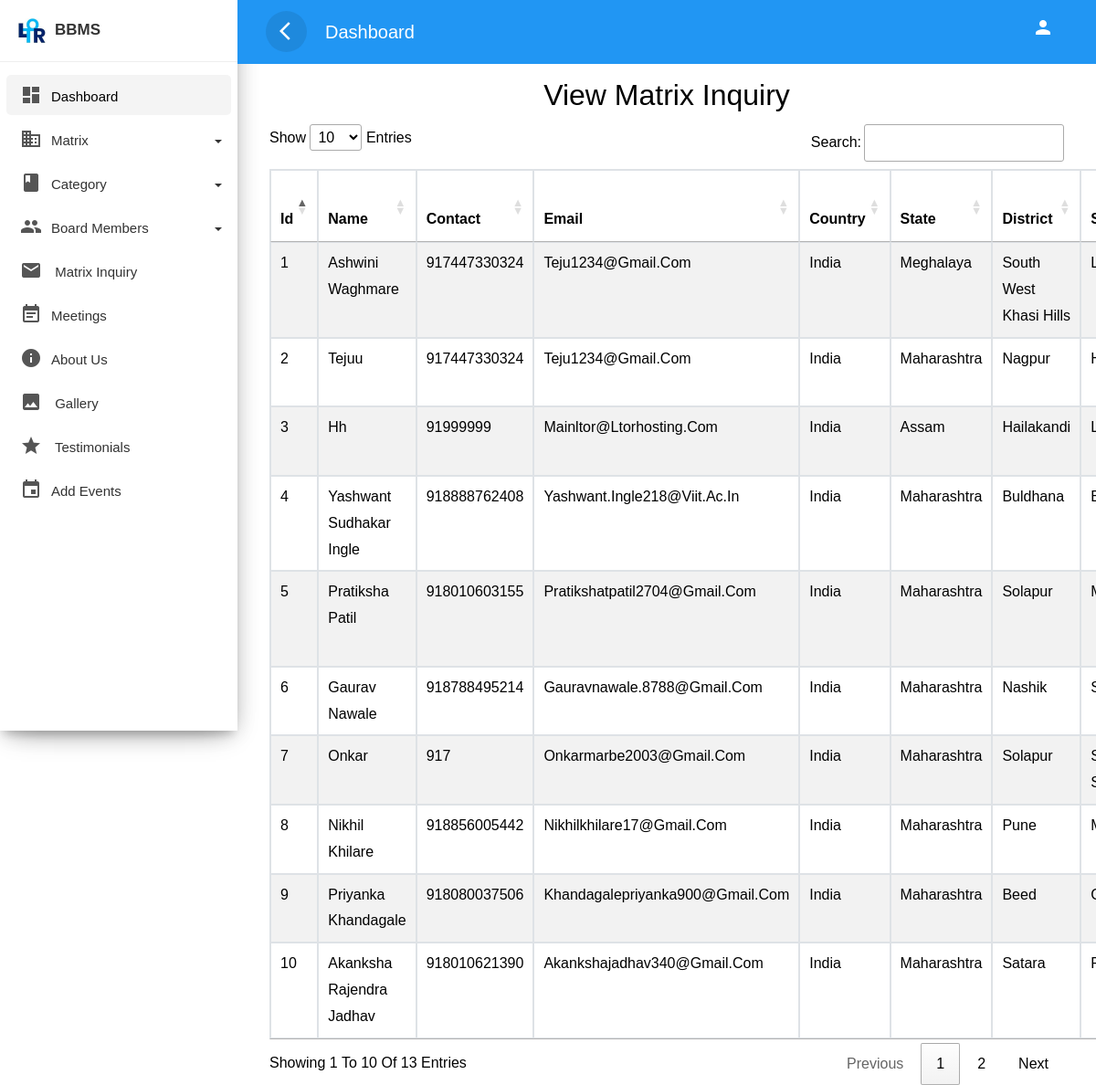
Screenshot of /ppsltor/admin/viewinquiry.php with the database file from the repository.
### tables this page shows
CREATE TABLE `inquiry` (
  `t_id` int(11) NOT NULL,
  `t_name` varchar(255) NOT NULL,
  `t_countrycode` varchar(5) NOT NULL,
  `t_contact` varchar(20) NOT NULL,
  `t_email` varchar(255) NOT NULL,
  `t_country` varchar(30) NOT NULL,
  `t_state` varchar(255) NOT NULL,
  `t_district` varchar(255) NOT NULL,
  `t_subdistrict` varchar(255) NOT NULL,
  `t_taluka` varchar(255) NOT NULL,
  `t_pincode` varchar(10) NOT NULL,
  `t_inquirysubject` varchar(255) NOT NULL,
  `timestamp_column` timestamp NOT NULL DEFAULT current_timestamp()
);

### ppsltor/admin/viewinquiry.php (the view, shortened to what this page needs)
<!doctype html>
<html lang="en">
  <head>
        <link rel="stylesheet" href="css/bootstrap.min.css">
        <link rel="stylesheet" href="css/custom.css">
<link rel="stylesheet" href="//cdn.datatables.net/1.13.6/css/jquery.dataTables.min.css">
  </head>
  <body>
<div class="wrapper">
        <?php require 'sidebar.php'?>
        <div id="content" style="background-color:white;">
		<div class="top-navbar">
        <nav class="navbar navbar-expand-lg">
                <div class="container-fluid">
                    <button type="button" id="sidebarCollapse" class="d-xl-block d-lg-block d-md-mone d-none">
                        <span class="material-icons">arrow_back_ios</span>
                    </button>
					<a class="navbar-brand" href="#"> Dashboard </a>
                    <div class="collapse navbar-collapse d-lg-block d-xl-block d-sm-none d-md-none d-none" id="navbarSupportedContent">
                        <ul class="nav navbar-nav ml-auto">
                            <li class="nav-item">
                                <a class="nav-link" href="#">
								<span class="material-icons">person</span>
								</a>
                            </li>
                        </ul>
                    </div>
                </div>
            </nav>
	    </div>
			<div class="main-content">
        <div class="container">
              <h2 class="text-center" >View Matrix Inquiry</h2>
              <table class="table table-striped table-bordered mt-10" id="myTable">
    <thead>
        <tr>
            <th scope="col">Id</th>
            <th scope="col">Name</th>
            <th scope="col">Contact</th>
            <th scope="col">Email</th>
            <th scope="col">Country</th>
            <th scope="col">State</th>
            <th scope="col">District</th>
            <th scope="col">Subdistrict</th>
        </tr>
    </thead>
    <tbody>
        <?php
        require 'connection.php';
        $sql="select * from inquiry";
        $result=mysqli_query($con,$sql);
        if($result)
        {
           while( $row=mysqli_fetch_assoc($result))
           {
            $t_id = $row['t_id'];
            $t_name = $row['t_name'];
            $t_email = $row['t_email'];
            $t_country = $row['t_country'];
            $t_state = $row['t_state'];
            $t_district = $row['t_district'];
            $t_subdistrict = $row['t_subdistrict'];
            $t_taluka = $row['t_taluka'];
            $t_pincode = $row['t_pincode'];
            $t_inquirysubject = $row['t_inquirysubject'];
            $timestamp=$row['timestamp_column'];
            echo '<tr>
            <td>'.$t_id.'</td>
            <td>'.$t_name.'</td>
            <td>'.$row['t_countrycode'].''.$row['t_contact'].'</td>
            <td>'.$t_email.'</td>
            <td>'.$t_country.'</td>
            <td>'.$t_state.'</td>
            <td>'.$t_district.'</td>
            <td>'.$t_subdistrict.'</td>
            <td>'.$t_taluka.'</td>
            <td>'.$t_pincode.'</td>
            <td>'.$t_inquirysubject.'</td>
            <td>'.$timestamp.'</td>
            </tr>';
           }
        }
        ?>
    </tbody>
</table>
      </div>
			</div>
        </div>
    </div>
  </body>
  </html>

### ppsltor/admin/css/custom.css (style rules this page uses)
body, html { line-height: 1.8; font-family: 'Cambria', sans-serif; color: black; text-transform:capitalize; text-rendering: optimizeLegibility !important; -webkit-font-smoothing: antialiased !important; font-weight: 400; margin:0px; padding:0px; }
h1, h2, h3, h4, h5, h6, .h1, .h2, .h3, .h4 { font-weight: 400; line-height: 1.5em; }
a { color: #333; font-weight: 400; }
button { cursor:pointer; }
ul, ol { padding: 0; margin:0px; list-style: none; }
a, a:hover, a:focus { color: #333; text-decoration: none; transition: all 0.3s; }
.material-icons { font-family: 'Material Icons'; font-weight: normal; font-style: normal; font-size: 24px; display: inline-block; line-height: 1; text-transform: none; letter-spacing: normal; word-wrap: normal; white-space: nowrap; direction: ltr; -webkit-font-smoothing: antialiased; text-rendering: optimizeLegibility; -moz-osx-font-smoothing: grayscale; font-feature-settings: 'liga'; }
.wrapper { position: relative; width:100%; overflow:auto; }
#content { position: relative; transition: all 0.3s; background-color: #EEEEEE; }
.top-navbar { position: fixed; width: calc(100% - 260px); margin-left: 0px; z-index: 1000; }
.main-content { padding:10px 20px 0px 20px; position: relative; width: 100%; margin-top: 70px; }
.navbar { background-color: #2196F3; color: #FFFFFF; }
.navbar-brand { color: #FFFFFF; }
.navbar button { background-color:transparent; border:none; }
.navbar button span { color:#fff; }
#sidebarCollapse { border-radius:50%; width:45px; height:45px; text-align:center; line-height:45px; margin-right:20px; border:none; color: #FFFFFF; background-color: rgba(0, 0, 0, 0.09); }
#sidebarCollapse span { margin: 9px; padding: 0px; }
.navbar-nav > li > a { color: #FFFFFF; }
.navbar-nav li a { position: relative; display: block; padding: 10px 15px!important; }
@media only screen and (min-width:992px) { #content { width: calc(100% - 260px); position: relative; float: right; transition: all 0.3s; background-color: #EEEEEE; } }

### rows the page displays
inquiry: t_id "1", t_name "Ashwini Waghmare", t_countrycode "91", t_contact "7447330324", t_email "Teju1234@gmail.com", t_country "India", t_state "Meghalaya", t_district "South West Khasi Hills"
inquiry: t_id "2", t_name "Tejuu", t_countrycode "91", t_contact "7447330324", t_email "Teju1234@gmail.com", t_country "India", t_state "Maharashtra", t_district "Nagpur"
inquiry: t_id "3", t_name "Hh", t_countrycode "91999", t_contact "999", t_email "Mainltor@ltorhosting.com", t_country "India", t_state "Assam", t_district "Hailakandi"
inquiry: t_id "4", t_name "Yashwant Sudhakar Ingle", t_countrycode "91", t_contact "8888762408", t_email "Yashwant.ingle218@viit.ac.in", t_country "India", t_state "Maharashtra", t_district "Buldhana"
inquiry: t_id "5", t_name "Pratiksha Patil", t_countrycode "91", t_contact "8010603155", t_email "Pratikshatpatil2704@gmail.com", t_country "India", t_state "Maharashtra", t_district "Solapur"
inquiry: t_id "6", t_name "Gaurav Nawale", t_countrycode "91", t_contact "8788495214", t_email "Gauravnawale.8788@gmail.com", t_country "India", t_state "Maharashtra", t_district "Nashik"
inquiry: t_id "7", t_name "Onkar", t_countrycode "91", t_contact "7", t_email "Onkarmarbe2003@gmail.com", t_country "India", t_state "Maharashtra", t_district "Solapur"
inquiry: t_id "8", t_name "Nikhil Khilare", t_countrycode "91", t_contact "8856005442", t_email "Nikhilkhilare17@gmail.com", t_country "India", t_state "Maharashtra", t_district "Pune"
inquiry: t_id "9", t_name "Priyanka Khandagale", t_countrycode "91", t_contact "8080037506", t_email "Khandagalepriyanka900@gmail.com", t_country "India", t_state "Maharashtra", t_district "Beed"
inquiry: t_id "10", t_name "Akanksha Rajendra Jadhav", t_countrycode "91", t_contact "8010621390", t_email "Akankshajadhav340@gmail.com", t_country "India", t_state "Maharashtra", t_district "Satara"
